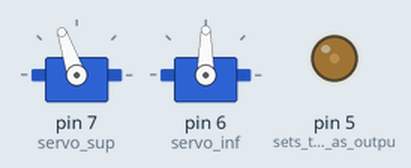
This sketch was run on a simulated Arduino Uno, built for the host (arithmetic inside an expression is 32-bit, double 64-bit). Shown: 2 × servo, output pins drawn as LEDs (lit = HIGH). What the sketch prints to the serial monitor is not drawn.

Above: at 11.3 s.
At 11.7 s:
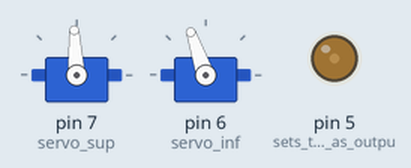
At 12.1 s:
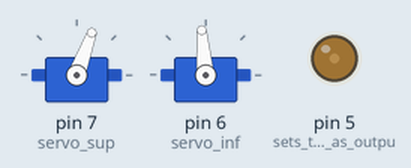
At 12.5 s:
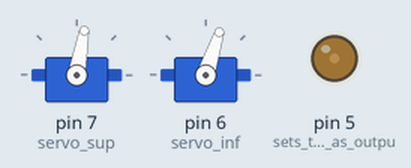
At 12.9 s:
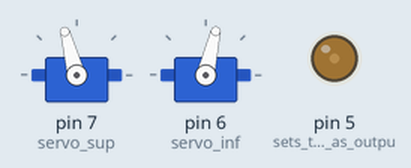
Timing chart, 0 to 14.3 s (numbered marks = the images above):
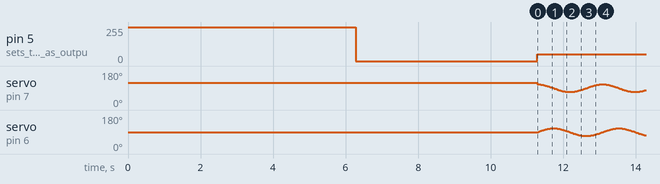

The sketch:

Sweep.ino
```cpp
#include <Servo.h>
#include <math.h>

#define PI 3.1415926535897932384626433832795

Servo servo_sup;  // create servo object to control a servo
Servo servo_inf;  // create servo object to control a servo

// twelve servo objects can be created on most boards

int pos = 0;    // variable to store the servo position
int ang = 0;
float senos[360];
float cossenos[360];
float arg_inf;
float arg_sup;

void setup() {
  Serial.begin(9600);

  servo_sup.attach(7);  // attaches the servo on pin 6 to the servo object
  servo_inf.attach(6);  // attaches the servo on pin 5 to the servo object
  pinMode(5, OUTPUT);  // sets the ESC pin as output

  for (int i = 1; i <= 360; i++) {
    senos[i] = sin(i * PI / 180.0);
    cossenos[i] = cos(i * PI / 180.0);
  }
  servo_inf.write(90.0 + 30.0 * senos[1]);
  servo_sup.write(90.0 + 30.0 * cossenos[1]);
  analogWrite(5, 255);
  delay(5000);
  for (int k = 1; k <= 255; k++){
    analogWrite(5, 255-k);
    Serial.println(255-k);
    delay(5);
  }
  analogWrite(5, 0);
  delay(5000);
    analogWrite(5, 50);

}

void loop() {

  /* for (pos = 70; pos <=110; pos += 1) { // goes from 0 degrees to 180 degrees
     // in steps of 1 degree
    servo_inf.write(pos);              // tell servo to go to position in variable 'pos'
     delay(15);                       // waits 15ms for the servo to reach the position
     }
     for (pos = 110; pos >= 70; pos -= 1) { // goes from 180 degrees to 0 degrees
     servo_inf.write(pos);              // tell servo to go to position in variable 'pos'
     delay(15);                       // waits 15ms for the servo to reach the position
     }*/

  /*    for (pos = 70; pos <=110; pos += 1) { // goes from 0 degrees to 180 degrees
    // in steps of 1 degree
    servo_sup.write(pos);              // tell servo to go to position in variable 'pos'
    delay(15);                       // waits 15ms for the servo to reach the position
    }
    for (pos = 110; pos >= 70; pos -= 1) { // goes from 180 degrees to 0 degrees
    servo_sup.write(pos);              // tell servo to go to position in variable 'pos'
    delay(15);                       // waits 15ms for the servo to reach the position
    }*/

  for (ang = 0; ang <= 359; ang++) {
    arg_inf = 90.0 + 20.0 * senos[ang + 1];
    arg_sup = 90.0 + 20.0 * cossenos[ang + 1];
    servo_inf.write(arg_inf);
    //  Serial.println(arg_inf);
    servo_sup.write(arg_sup);
    delay(5);
  }
  /* servo_inf.write(90);
     servo_sup.write(90);*/


}
```
